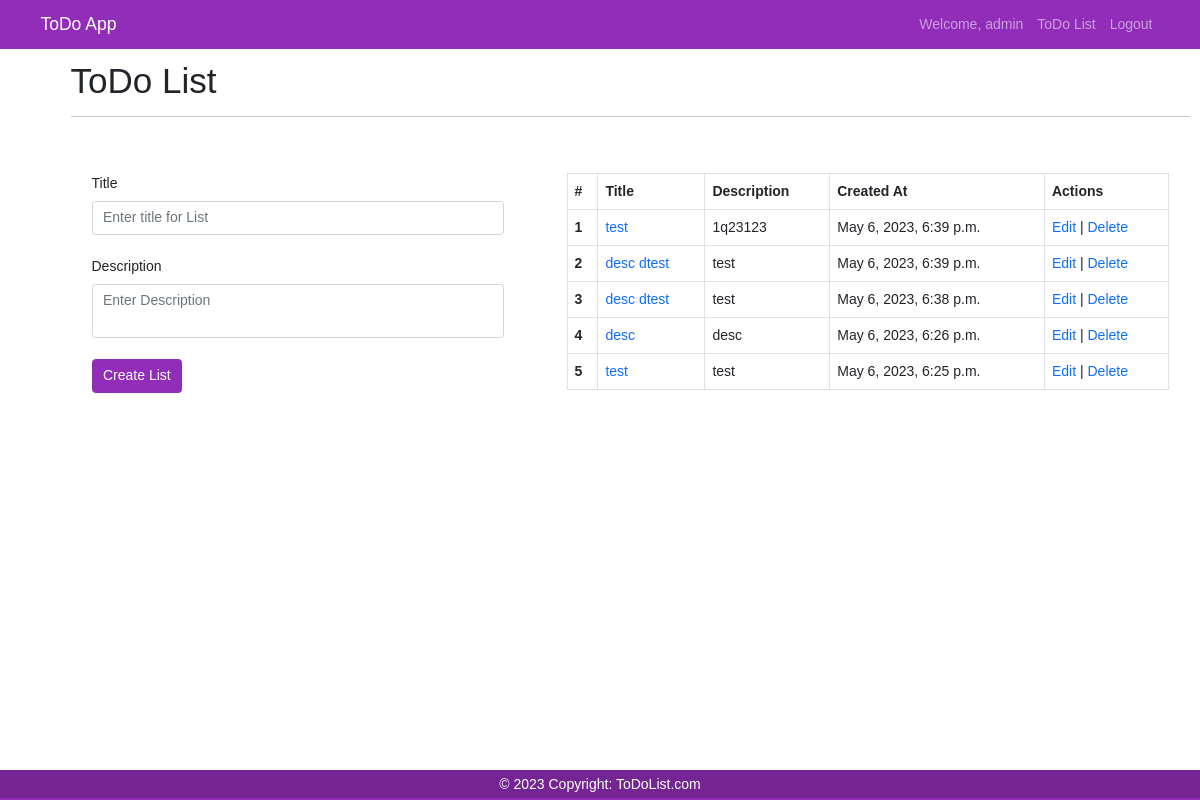
The app's page /todo-list (signed in), older data.
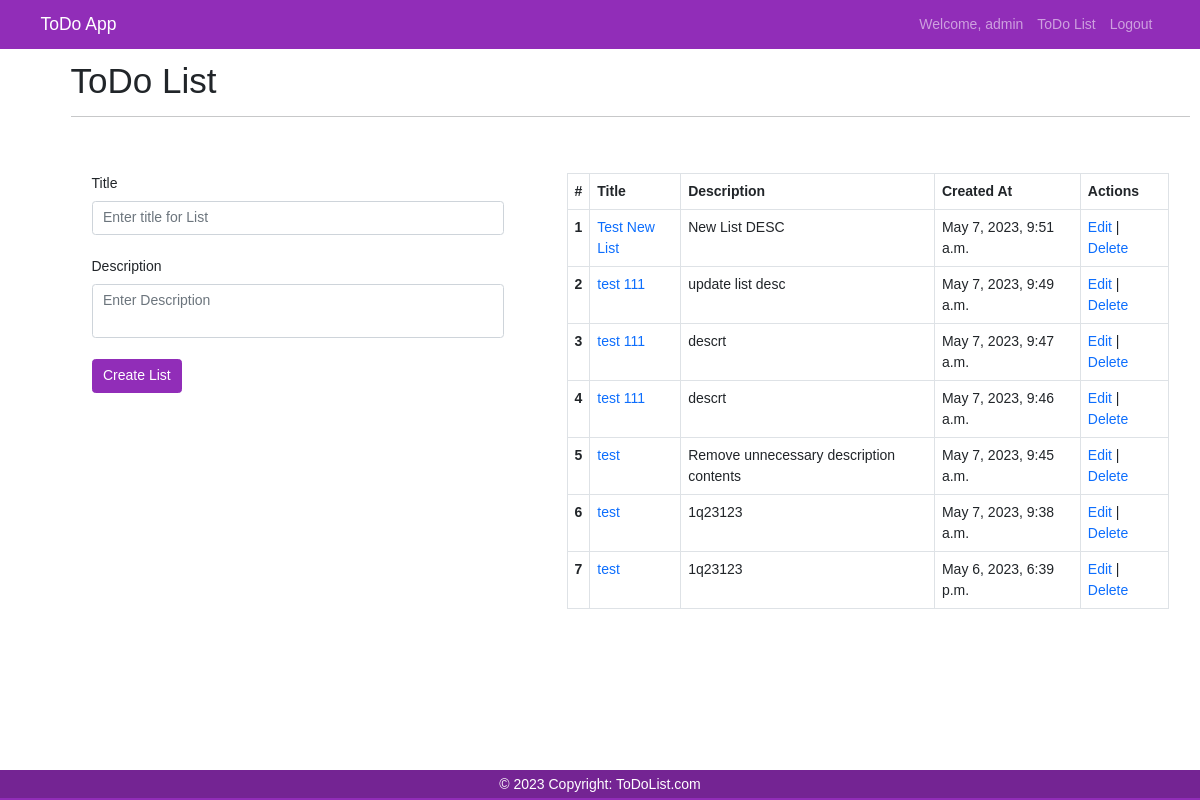
The same page, newer data.
### ToDoList/models.py (models this page shows, shortened)
class ToDoList(models.Model):
    title = models.CharField(max_length=50)
    description = models.CharField(max_length=200)
    created_at = models.DateTimeField(auto_now_add=True)
    created_by = models.ForeignKey(User, on_delete=models.SET_NULL, null=True)

### ToDoList/views.py (the view, shortened to what this page needs)
# urls.py: path("todo-list", views.todo_list, name = "todo-list" ),
@login_required(login_url='login')
def todo_list(request):
        listobj = ToDoList.objects.all().order_by('-id') .filter(Q(created_by = request.user))
        count = listobj.count
        context = {
            'listobj' : listobj,
            'count': count
        }
        return render(request, render_list_html, context)

### ToDoList/templates/ToDoList/todo-list.html (shortened to what this page needs)
{% extends 'ToDoList/layouts/main.html' %}
{% block content %}
<div class="container" style="margin:5%;">
    <div class="row">
        <div class="col-12">
            <h1>
                ToDo List
            </h1>
            <hr style="border: color #b8bfc2;">
        </div>
    </div>
<div class="row">
    <div class="col-md-5">
    <section class="py-5">
        <div class="container">
            <div class="row">
                <div class="col-12">
                    <form action="{% url 'todo-list' %}" method="post">
                        <div class="mb-4">
                            <label for="" class="form-label">Title</label>
                            {% if is_edit %}
                            <input type="hidden" name="id" value="{{item.id}}">
                            <input type="text" name="title" id="title" value="{{item.title}}" required max-length="100" placeholder="Enter title for List" class="form-control" >
                            {% else %}
                            <input type="text" name="title" id="title" required max-length="100" placeholder="Enter title for List" class="form-control" >
                            {% endif %}
                        </div>
                        <div class="mb-4">
                            <label for="" class="form-label">Description</label>
                            {% if is_edit %}
                            <textarea name="description" id="description" required max-length="200" placeholder="Enter Description"
                            class="form-control" style="resize:none;">{{item.description}}</textarea>
                            {% else %}
                            <textarea name="description" id="description" required max-length="200" placeholder="Enter Description"
                            class="form-control" style="resize:none;"></textarea>
                            {% endif %}
                        </div>
                        <button type="submit" class="btn btn-primary">
                            {% if is_edit %}
                                Update List
                            {% else %}
                                Create List
                            {% endif %}
                        </button>
                    </form>
                </div>
            </div>
        </div>
    </section>
</div>
<div class="col-md-7" id="grid_id" >
   <section class="py-5">
        <div class="container">
            <table class="table table-bordered" aria-label="todo-list">
                <thead class="thead-dark">
                  <tr>
                    <th scope="col">#</th>
                    <th scope="col">Title</th>
                    <th scope="col">Description</th>
                    <th scope="col">Created At</th>
                    <th scope="col">Actions</th>
                  </tr>
                </thead>
                <tbody>
                {% if listobj %}
                {% for obj in listobj %}
                  <tr>
                    <th scope="row">{{forloop.counter}}</th>
                    <td><a href="{% url 'todo-item' obj.id %}">{{obj.title}}</a></td>
                    <td>{{obj.description}}</td>
                    <td>{{ obj.created_at}}</td>
                    <td>
                        <a href="{% url 'edit-list' obj.id %}"> Edit </a> |
                        <a href="#" onclick="confirm_delete('{{obj.id}}')">Delete</a>
                    </td>
                  </tr>
                  {% endfor %}
                  {% else %}
                  <tr> <td colspan="4" class="text-center"> No items found </td></tr>
                  {% endif %}
                </tbody>
              </table>
        </div>
    </section>
</div>
</div>
</div>
{% endblock content %}

### ToDoList/templates/ToDoList/layouts/main.html (shortened to what this page needs)
{% load static %}
<!doctype html>
<html lang="en">
  <head>
    <link href="https://cdn.jsdelivr.net/npm/bootstrap@5.0.2/dist/css/bootstrap.min.css" rel="stylesheet">
    <link rel="stylesheet" href="{% static 'css/style.css' %}">
  </head>
  <body>
    {% include "ToDoList/include/navbar.html" %}
    {% block content  %}
    {% endblock content  %}
    {% include 'ToDoList/include/footer.html' %}
  </body>
</html>

### ToDoList/templates/ToDoList/include/navbar.html (shortened to what this page needs)
<nav class="navbar navbar-expand-lg navbar-dark bg-dark fixed-top">
  <div class="container">
    <a class="navbar-brand" href="{% url 'login' %}">ToDo App</a>
    <div class="collapse navbar-collapse" id="navbarNavAltMarkup">
      <div class="navbar-nav ms-auto">
        {% if request.user.is_authenticated%}
        <label for="" class="nav-link">Welcome, {{request.user}}</label>
        {% endif %}
        {% if request.user.is_authenticated%}
        <a class="nav-link" aria-current="page" href="{% url 'todo-list' %}"> ToDo List</a>
        <a class="nav-link" aria-current="page" href="{% url 'logout' %}"> Logout</a>
        {% else %}
        <a class="nav-link" href="{% url 'login' %}"><i class="fa fa-sign-in"></i>Login</a>
        <a class="nav-link" href="{% url 'register' %}"><i class="fa fa-users"></i>Register</a>
        {% endif %}
      </div>
    </div>
  </div>
</nav>

### ToDoList/templates/ToDoList/include/footer.html
{% load static %}
<footer class="bg-dark text-center text-white footer">
    <div class="text-center py-1" style="background-color: rgba(0, 0, 0, 0.2);">
      © 2023 Copyright:
      <a class="text-white" href="https://ToDoList.com/">ToDoList.com</a>
    </div>
  </footer>

### static/css/style.css (style rules this page uses)
.navbar-dark, .bg-dark { background-color: #912db8 !important; }
.btn-primary { background-color: #912db8 !important; border-color: #912db8 !important; }
html { font-size: 14px; }
body { font-family: 'Nato Sans', sans-serif; }
a { text-decoration: none; }
.footer { position: fixed; bottom: 0; width: 100%; height: 30px; background-color: #f8f9fa; }

Row changes from the older to the newer data that the page shows:
removed ToDoList: title "desc dtest", description "test", created_at "May 6, 2023, 6:39 p.m."
removed ToDoList: title "desc dtest", description "test", created_at "May 6, 2023, 6:38 p.m."
removed ToDoList: title "desc", description "desc", created_at "May 6, 2023, 6:26 p.m."
removed ToDoList: title "test", description "test", created_at "May 6, 2023, 6:25 p.m."
added ToDoList: title "Test New List", description "New List DESC", created_at "May 7, 2023, 9:51 a.m."
added ToDoList: title "test 111", description "update list desc", created_at "May 7, 2023, 9:49 a.m."
added ToDoList: title "test 111", description "descrt", created_at "May 7, 2023, 9:47 a.m."
added ToDoList: title "test 111", description "descrt", created_at "May 7, 2023, 9:46 a.m."
added ToDoList: title "test", description "Remove unnecessary description contents", created_at "May 7, 2023, 9:45 a.m."
added ToDoList: title "test", description "1q23123", created_at "May 7, 2023, 9:38 a.m."
